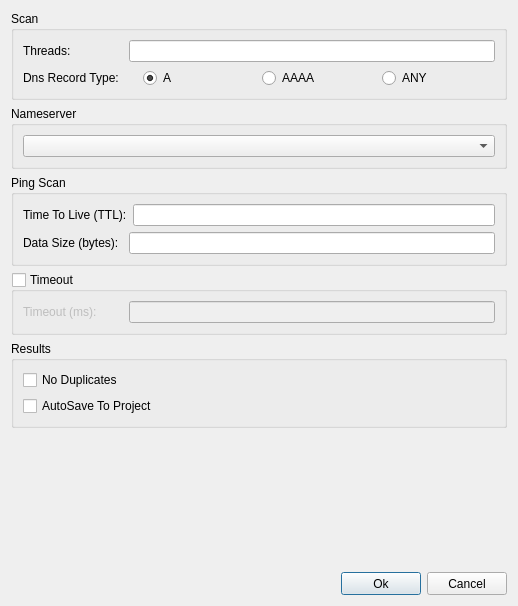
<?xml version="1.0" encoding="UTF-8"?>
<ui version="4.0">
 <class>HostConfigDialog</class>
 <widget class="QDialog" name="HostConfigDialog">
  <property name="geometry">
   <rect>
    <x>0</x>
    <y>0</y>
    <width>518</width>
    <height>606</height>
   </rect>
  </property>
  <property name="sizePolicy">
   <sizepolicy hsizetype="Expanding" vsizetype="Expanding">
    <horstretch>0</horstretch>
    <verstretch>0</verstretch>
   </sizepolicy>
  </property>
  <property name="minimumSize">
   <size>
    <width>0</width>
    <height>0</height>
   </size>
  </property>
  <property name="windowTitle">
   <string>Scan Configuration</string>
  </property>
  <property name="windowIcon">
   <iconset>
    <normaloff>.</normaloff>.</iconset>
  </property>
  <layout class="QVBoxLayout" name="verticalLayout">
   <item>
    <widget class="QGroupBox" name="groupBoxLookup">
     <property name="title">
      <string>Scan</string>
     </property>
     <layout class="QVBoxLayout" name="verticalLayout_2">
      <item>
       <layout class="QHBoxLayout" name="horizontalLayout">
        <item>
         <widget class="QLabel" name="label">
          <property name="minimumSize">
           <size>
            <width>100</width>
            <height>0</height>
           </size>
          </property>
          <property name="font">
           <font>
            <weight>50</weight>
            <bold>false</bold>
           </font>
          </property>
          <property name="text">
           <string>Threads:</string>
          </property>
         </widget>
        </item>
        <item>
         <widget class="QLineEdit" name="lineEditThreads"/>
        </item>
       </layout>
      </item>
      <item>
       <layout class="QHBoxLayout" name="horizontalLayoutRecordType">
        <item>
         <widget class="QLabel" name="labelRecordType">
          <property name="minimumSize">
           <size>
            <width>100</width>
            <height>0</height>
           </size>
          </property>
          <property name="font">
           <font>
            <weight>50</weight>
            <bold>false</bold>
           </font>
          </property>
          <property name="text">
           <string>Dns Record Type:</string>
          </property>
         </widget>
        </item>
        <item>
         <widget class="QRadioButton" name="radioButtonA">
          <property name="text">
           <string>A</string>
          </property>
          <property name="checked">
           <bool>true</bool>
          </property>
          <attribute name="buttonGroup">
           <string notr="true">buttonGroup_3</string>
          </attribute>
         </widget>
        </item>
        <item>
         <widget class="QRadioButton" name="radioButtonAAAA">
          <property name="text">
           <string>AAAA</string>
          </property>
          <attribute name="buttonGroup">
           <string notr="true">buttonGroup_3</string>
          </attribute>
         </widget>
        </item>
        <item>
         <widget class="QRadioButton" name="radioButtonANY">
          <property name="text">
           <string>ANY</string>
          </property>
          <attribute name="buttonGroup">
           <string notr="true">buttonGroup_3</string>
          </attribute>
         </widget>
        </item>
       </layout>
      </item>
     </layout>
    </widget>
   </item>
   <item>
    <widget class="QGroupBox" name="groupBox">
     <property name="title">
      <string>Nameserver</string>
     </property>
     <layout class="QVBoxLayout" name="verticalLayout_3">
      <item>
       <widget class="QComboBox" name="comboBoxNameserver"/>
      </item>
     </layout>
    </widget>
   </item>
   <item>
    <widget class="QGroupBox" name="groupBoxPingScan">
     <property name="title">
      <string>Ping Scan</string>
     </property>
     <layout class="QVBoxLayout" name="verticalLayout_10">
      <item>
       <layout class="QHBoxLayout" name="horizontalLayout_6">
        <item>
         <widget class="QLabel" name="label_3">
          <property name="minimumSize">
           <size>
            <width>100</width>
            <height>0</height>
           </size>
          </property>
          <property name="font">
           <font>
            <weight>50</weight>
            <bold>false</bold>
           </font>
          </property>
          <property name="text">
           <string>Time To Live (TTL):</string>
          </property>
         </widget>
        </item>
        <item>
         <widget class="QLineEdit" name="lineEditPingTTL"/>
        </item>
       </layout>
      </item>
      <item>
       <layout class="QHBoxLayout" name="horizontalLayout_7">
        <item>
         <widget class="QLabel" name="label_4">
          <property name="minimumSize">
           <size>
            <width>100</width>
            <height>0</height>
           </size>
          </property>
          <property name="font">
           <font>
            <weight>50</weight>
            <bold>false</bold>
           </font>
          </property>
          <property name="text">
           <string>Data Size (bytes):</string>
          </property>
         </widget>
        </item>
        <item>
         <widget class="QLineEdit" name="lineEditPingByte"/>
        </item>
       </layout>
      </item>
     </layout>
    </widget>
   </item>
   <item>
    <widget class="QGroupBox" name="groupBoxTimeout">
     <property name="title">
      <string>Timeout</string>
     </property>
     <property name="checkable">
      <bool>true</bool>
     </property>
     <property name="checked">
      <bool>false</bool>
     </property>
     <layout class="QVBoxLayout" name="verticalLayout_9">
      <item>
       <layout class="QHBoxLayout" name="horizontalLayout_2">
        <item>
         <widget class="QLabel" name="label_2">
          <property name="minimumSize">
           <size>
            <width>100</width>
            <height>0</height>
           </size>
          </property>
          <property name="text">
           <string>Timeout (ms):</string>
          </property>
         </widget>
        </item>
        <item>
         <widget class="QLineEdit" name="lineEditTimeout"/>
        </item>
       </layout>
      </item>
     </layout>
    </widget>
   </item>
   <item>
    <widget class="QGroupBox" name="groupBoxResult">
     <property name="title">
      <string>Results</string>
     </property>
     <layout class="QVBoxLayout" name="verticalLayout_5">
      <item>
       <widget class="QCheckBox" name="checkBoxNoDuplicates">
        <property name="text">
         <string>No Duplicates</string>
        </property>
       </widget>
      </item>
      <item>
       <widget class="QCheckBox" name="checkBoxAutosave">
        <property name="text">
         <string>AutoSave To Project</string>
        </property>
       </widget>
      </item>
     </layout>
    </widget>
   </item>
   <item>
    <spacer name="verticalSpacer">
     <property name="orientation">
      <enum>Qt::Vertical</enum>
     </property>
     <property name="sizeHint" stdset="0">
      <size>
       <width>261</width>
       <height>180</height>
      </size>
     </property>
    </spacer>
   </item>
   <item>
    <layout class="QHBoxLayout" name="horizontalLayout_4">
     <item>
      <spacer name="horizontalSpacer">
       <property name="orientation">
        <enum>Qt::Horizontal</enum>
       </property>
       <property name="sizeHint" stdset="0">
        <size>
         <width>40</width>
         <height>20</height>
        </size>
       </property>
      </spacer>
     </item>
     <item>
      <widget class="QPushButton" name="buttonOk">
       <property name="minimumSize">
        <size>
         <width>75</width>
         <height>23</height>
        </size>
       </property>
       <property name="text">
        <string>Ok</string>
       </property>
      </widget>
     </item>
     <item>
      <widget class="QPushButton" name="buttonCancel">
       <property name="minimumSize">
        <size>
         <width>75</width>
         <height>23</height>
        </size>
       </property>
       <property name="text">
        <string>Cancel</string>
       </property>
      </widget>
     </item>
    </layout>
   </item>
  </layout>
 </widget>
 <resources/>
 <connections/>
 <buttongroups>
  <buttongroup name="buttonGroup_2"/>
  <buttongroup name="buttonGroup_3"/>
  <buttongroup name="buttonGroup"/>
 </buttongroups>
</ui>
